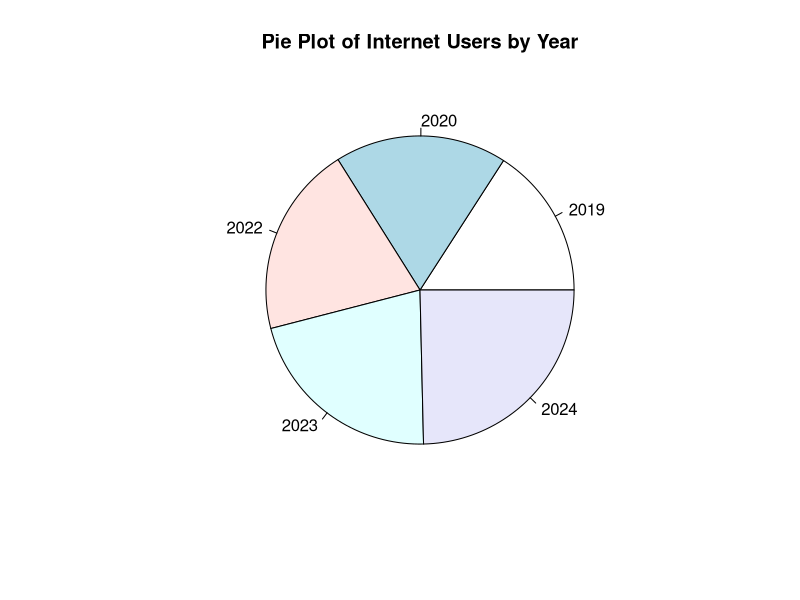
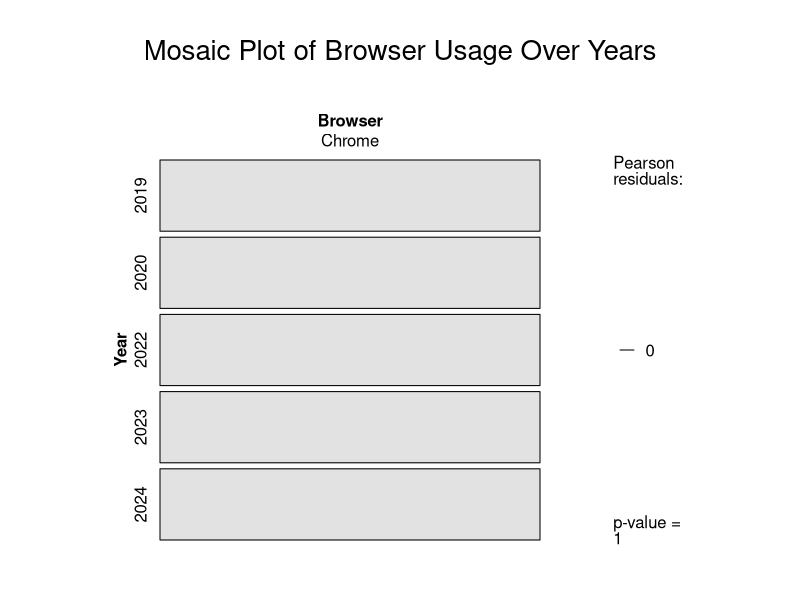
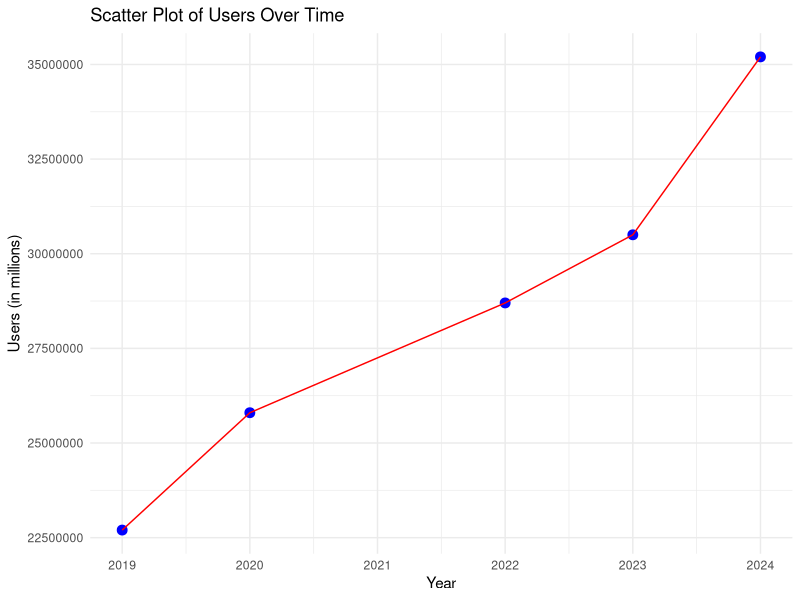

Recreate these plots in R, in order.
# Create the dataset
data <- data.frame(
  Year = c(2019, 2020, 2022, 2023, 2024),
  Browser = c("Chrome", "Chrome", "Chrome", "Chrome", "Chrome"),
  Users = c(22.7, 25.8, 28.7, 30.5, 35.2) * 1e6  # Converting Millions to actual values
)
# Load necessary libraries
library(ggplot2)

# Summarize data by year
data_summary <- aggregate(Users ~ Year, data, sum)

# Create a pie chart
pie(data_summary$Users, 
    labels = data_summary$Year, 
    main = "Pie Plot of Internet Users by Year")

# Load necessary library
library(vcd)

# Create the mosaic plot
mosaic(~ Year + Browser, data = data, shade = TRUE, legend = TRUE,
       main = "Mosaic Plot of Browser Usage Over Years")
# Scatter plot of users over time
ggplot(data, aes(x = Year, y = Users)) +
  geom_point(size = 3, color = "blue") +
  geom_line(color = "red") +
  labs(title = "Scatter Plot of Users Over Time", x = "Year", y = "Users (in millions)") +
  theme_minimal()
